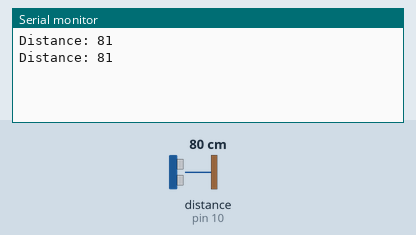
Recording of a sketch running on a simulated Arduino Uno, built with avr-gcc and run on an emulated ATmega328P. On the bench: the last lines printed to the serial monitor. The inputs (shaded band) are chosen by the test bench; at power-on: distance to the obstacle (sensor on pin 10) 80 cm. The echo pulse lasts 58.3 µs per cm.

Above: at 1.8 s.
1.9 s: distance to the obstacle (sensor on pin 10) set to 2 cm
At 2.4 s:
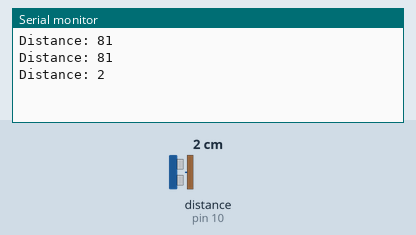
3.4 s: distance to the obstacle (sensor on pin 10) set to 4 cm
At 4.8 s:
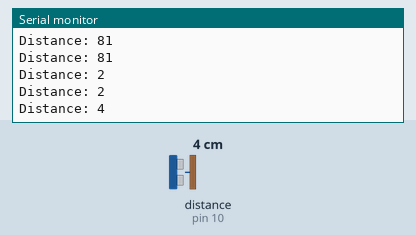
Timing chart, 0 to 6.4 s (numbered marks = the images above; inputs shaded):
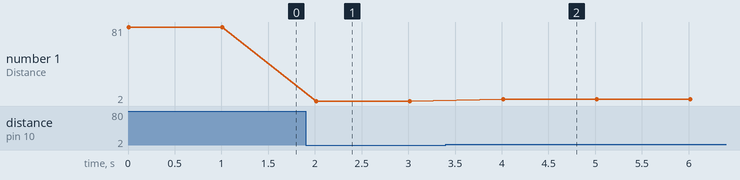

The sketch:

Serial_Prox_Arduino4.ino
```cpp
/*
 * Posted on https://randomnerdtutorials.com
 * created by http://playground.arduino.cc/Code/NewPing
*/

#include <SoftwareSerial.h>
SoftwareSerial s(5,6);    // (RX, TX) to receive and transmit
                          // Connect 5->D5 & 6->D6
                          // s represents the transfer comm

#include <NewPing.h>

#define TRIGGER_PIN 9
#define ECHO_PIN 10
#define MAX_DISTANCE 2000

// NewPing setup of pins and maximum distance
NewPing sonar(TRIGGER_PIN, ECHO_PIN, MAX_DISTANCE);

void setup()
{
  s.begin(115200);          // Receive and Trasmit
                            // The Higher the baud rate the more responsive
  Serial.begin(9600);       // Serial Monitor
}

void loop()
{
//   delay(50);
   unsigned int distance = sonar.ping_cm();
   Serial.print("Distance: ");
   Serial.println(distance);
   s.write(distance);
   delay(1000);
}
```

Measured:
- after the input at 1.9 s, the serial monitor: prints a new line after 0.11 s (image 1)
- after the input at 3.4 s, the serial monitor: prints a new line after 0.61 s (image 2)
- plotted number 1: 81 → 2 after the input at 1.9 s, 2 → 4 after the input at 3.4 s
